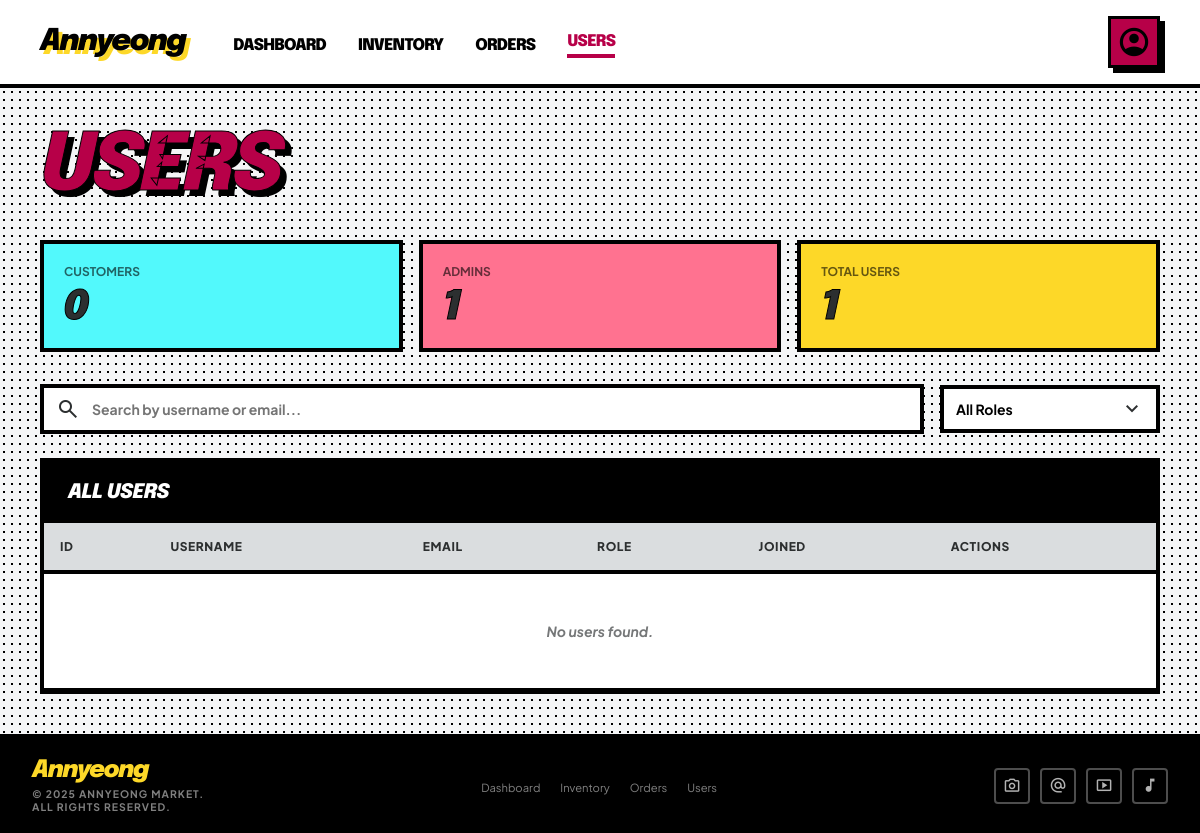
/usersMng.php?role_filter=customer (signed in), run on an earlier commit of the app's database.
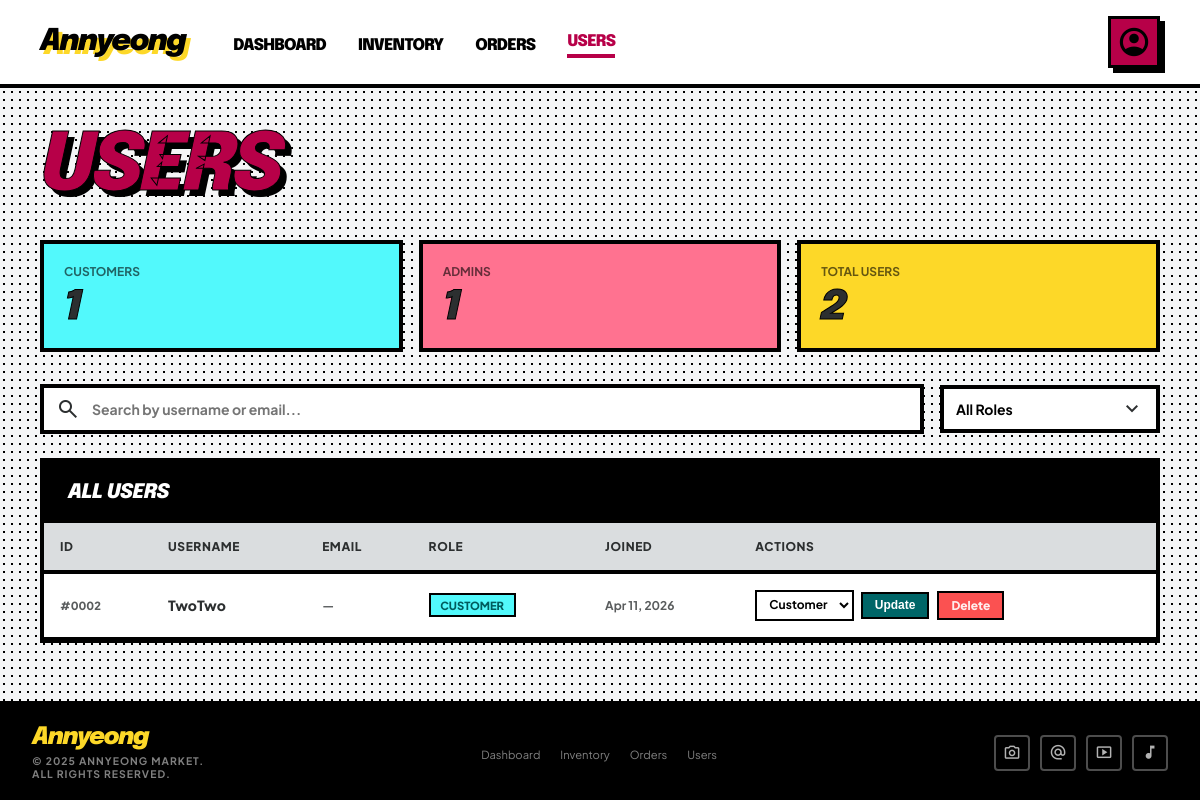
And on a later commit of the database.
### tables this page shows
CREATE TABLE `users` (
  `id` int(11) NOT NULL,
  `username` varchar(50) NOT NULL,
  `email` varchar(100) NOT NULL,
  `password` varchar(255) NOT NULL,
  `address` text DEFAULT NULL,
  `role` enum('admin','cashier','customer') DEFAULT 'customer',
  `created_at` timestamp NOT NULL DEFAULT current_timestamp()
);

### usersMng.php (the view, shortened to what the changed rows need)
<?php
$role_filter = isset($_GET['role_filter']) ? mysqli_real_escape_string($con, trim($_GET['role_filter'])) : '';
$where = "WHERE 1=1";
if ($role_filter) $where .= " AND role='$role_filter'";
$users_result = mysqli_query($con, "SELECT * FROM users $where ORDER BY created_at DESC");
$total_users = mysqli_fetch_row(mysqli_query($con, "SELECT COUNT(*) FROM users WHERE role='customer'"))[0];
$total_admins = mysqli_fetch_row(mysqli_query($con, "SELECT COUNT(*) FROM users WHERE role='admin'"))[0];
?>
<!DOCTYPE html>
<html lang="en">
<head>
</head>
<body>
<main>
  <h1 class="page-title">Users</h1>
  <div class="metrics-grid">
    <div class="metric-card teal">
      <div class="metric-label">Customers</div>
      <div class="metric-value"><?php echo $total_users; ?></div>
    </div>
    <div class="metric-card yellow">
      <div class="metric-label">Total Users</div>
      <div class="metric-value"><?php echo $total_users + $total_admins; ?></div>
    </div>
  </div>
  <div class="table-wrap">
    <table>
      <thead>
        <tr>
          <th>ID</th>
          <th>Username</th>
          <th>Email</th>
          <th>Role</th>
          <th>Joined</th>
          <th>Actions</th>
        </tr>
      </thead>
      <tbody>
        <?php if ($users_result && mysqli_num_rows($users_result) > 0):
          while ($u = mysqli_fetch_assoc($users_result)):
        ?>
        <tr>
          <td class="user-id">#<?php echo str_pad($u['id'], 4, '0', STR_PAD_LEFT); ?></td>
          <td>
            <span class="user-name"><?php echo htmlspecialchars($u['username']); ?></span>
          </td>
          <td class="user-email"><?php echo htmlspecialchars($u['email'] ?: '—'); ?></td>
          <td><span class="badge badge-<?php echo $u['role']; ?>"><?php echo strtoupper($u['role']); ?></span></td>
          <td class="ts"><?php echo date('M d, Y', strtotime($u['created_at'])); ?></td>
          <td>
            <div class="action-cell">
              <?php if ($u['id'] != $_SESSION['user_id']): ?>
              <form method="POST" action="usersMng.php" class="role-form" style="display:flex;gap:0.4rem;align-items:center;">
                <select name="role">
                  <option value="customer" <?php echo $u['role']==='customer' ? 'selected':''; ?>>Customer</option>
                </select>
                <button type="submit" class="btn-update">Update</button>
              </form>
              <a href="usersMng.php?delete=<?php echo $u['id']; ?>"
                 class="btn-delete"
                 onclick="return confirm('Delete user <?php echo addslashes($u['username']); ?>?')">
                Delete
              </a>
              <?php else: ?>
              <span style="font-size:0.75rem;font-weight:700;color:var(--outline);">Cannot edit self</span>
              <?php endif; ?>
            </div>
          </td>
        </tr>
        <?php endwhile;
        else: ?>
        <tr><td colspan="6" class="no-users">No users found.</td></tr>
        <?php endif; ?>
      </tbody>
    </table>
  </div>
</main>
</body>
</html>

What changed in the data, as far as the page shows it:
added users: id "0002", username "TwoTwo", email "—", role "CUSTOMER", created_at "Apr 11, 2026", role "Customer"
Also different on the page:
$total_users: "0" → "1"
$total_users + $total_admins: "1" → "2"
text no longer shown: "No users found."
